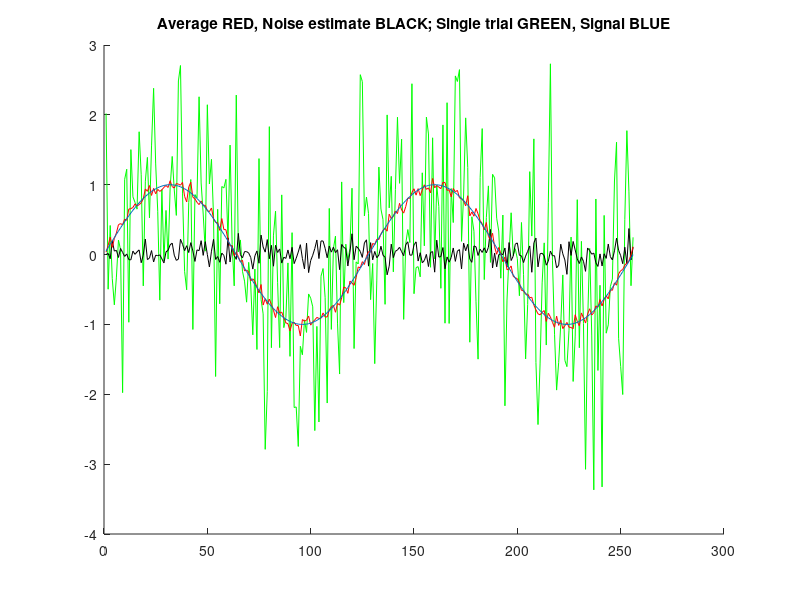

MATLAB code to generate this figure:
% pr4_1
% averaging
clear

sz=256;
NOISE_TRIALS=randn(sz); % a [sz x sz] matrix filled with noise

SZ=1:sz;                        % Create signal with sinus 
SZ=SZ/(sz/2);                   % Divide the array SZ by sz/2
S=sin(2*pi*SZ);

for i=1:sz;                     % create a noisy signal 
    NOISE_TRIALS(i,:) = NOISE_TRIALS(i,:) + S;
end;

average=sum(NOISE_TRIALS)/sz;   % create the average
odd_average=sum(NOISE_TRIALS(1:2:sz,:))/(sz/2);
even_average=sum(NOISE_TRIALS(2:2:sz,:))/(sz/2);
noise_estimate=odd_average-even_average;

figure
hold
plot(NOISE_TRIALS(1,:),'g')
plot(noise_estimate,'k')
plot(average,'r')
plot(S)
title('Average RED, Noise estimate BLACK; Single trial GREEN, Signal BLUE')

